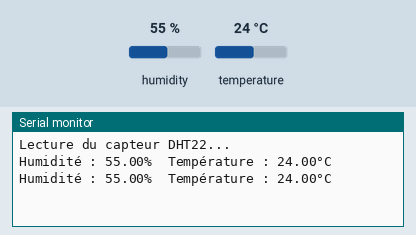
Simulated run of this sketch. Board: ESP8266 (NodeMCU). Parts: the last lines printed to the serial monitor. The inputs (shaded band) are chosen by the test bench; at power-on: humidity 55 %, temperature 24 °C.

Above: at 4.8 s.
4.9 s: humidity set to 22 %
At 6.5 s:
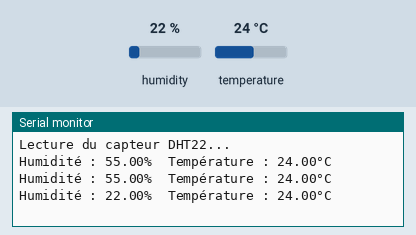
7.9 s: temperature set to 12 °C
At 9.4 s:
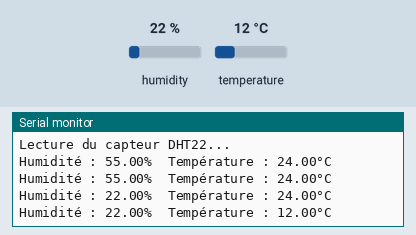
10.9 s: humidity set to 40 %
At 12.8 s:
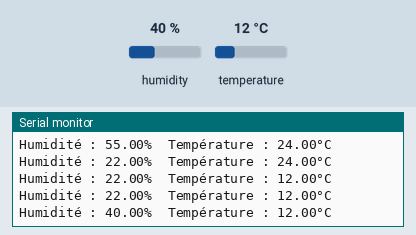
Timing chart, 0 to 14.3 s (numbered marks = the images above; inputs shaded):
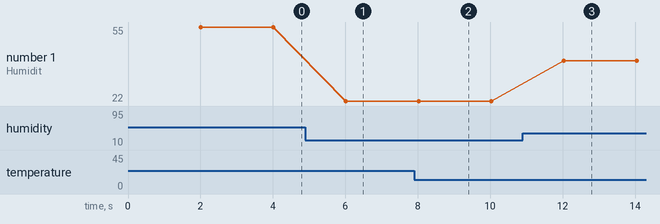

Measured:
- after the input at 4.9 s, the serial monitor: prints a new line after 1.1 s (image 1)
- after the input at 7.9 s, the serial monitor: prints a new line after 0.12 s (image 2)
- after the input at 10.9 s, the serial monitor: prints a new line after 1.1 s (image 3)
- plotted number 1: 55 → 22 after the input at 4.9 s, 22 → 40 after the input at 10.9 s

The sketch:

version_1.ino
```cpp
#include <DHT.h>

#define DHTPIN D2     // Broche de données du capteur DHT
#define DHTTYPE DHT22   // Type de capteur utilisé (DHT11 ou DHT22)

// Initialise le capteur DHT
DHT dht(DHTPIN, DHTTYPE);

void setup() {
  Serial.begin(9600);
  Serial.println("Lecture du capteur DHT22...");

  // Initialise le capteur DHT
  dht.begin();
}

void loop() {
  // Attendre une courte période entre les lectures
  delay(2000);

  // Lecture de l'humidité relative
  float humidity = dht.readHumidity();

  // Lecture de la température en degrés Celsius
  float temperature = dht.readTemperature();

  // Vérifie si la lecture du capteur a échoué
  if (isnan(humidity) || isnan(temperature)) {
    Serial.println("Échec de la lecture du capteur DHT !");
    return;
  }

  // Affiche les données lues sur le moniteur série
  Serial.print("Humidité : ");
  Serial.print(humidity);
  Serial.print("%\t");

  Serial.print("Température : ");
  Serial.print(temperature);
  Serial.println("°C");
}
```
